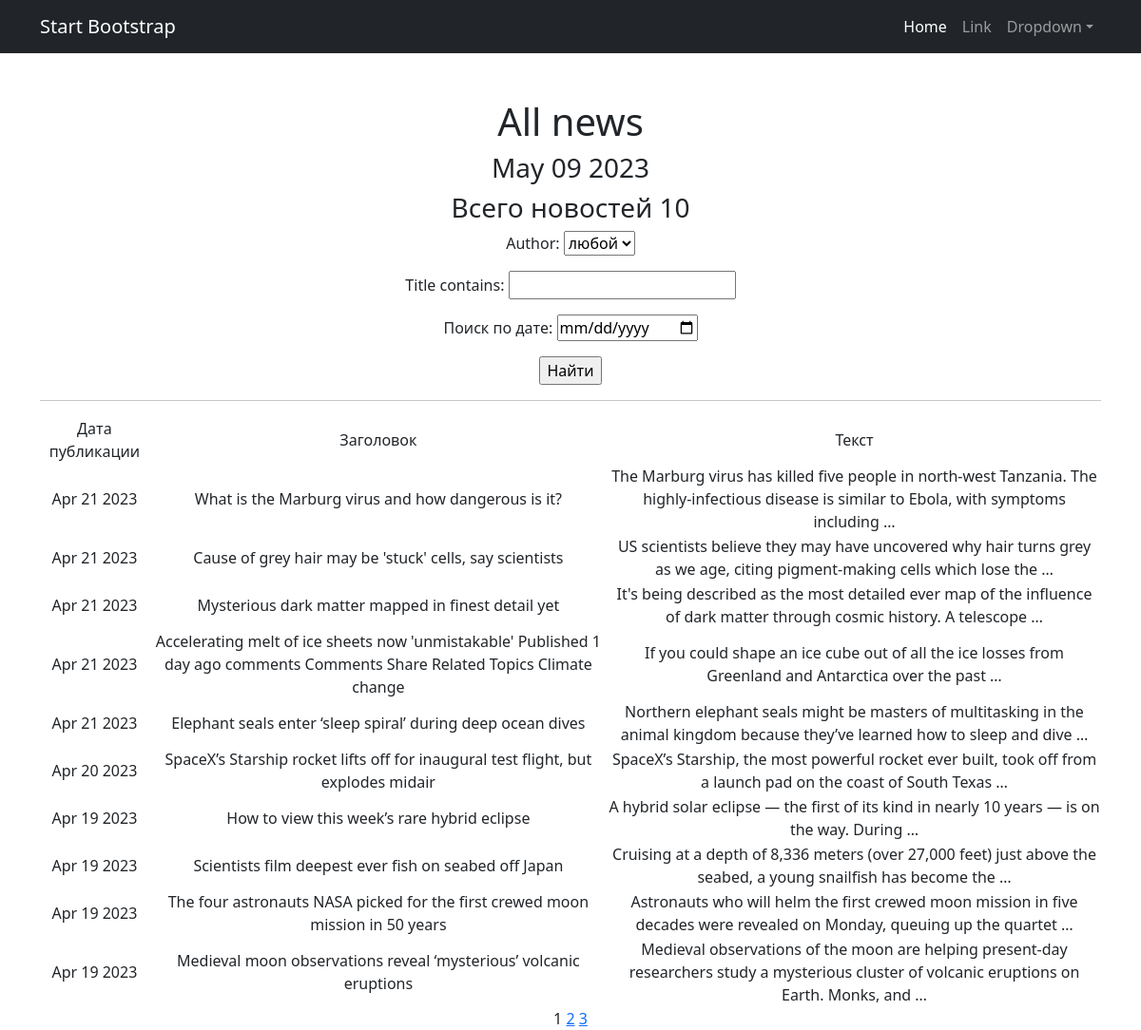
Page /news/ on the committed database.
### news_portal/models.py (models this page shows, shortened)
class Post(models.Model):
    news = "NS"
    article = "AC"
    TYPE = [
        (news, 'News'),
        (article, 'Article')
    ]
    author = models.ForeignKey("Author", on_delete=models.CASCADE)
    type = models.CharField(max_length=2, choices=TYPE, default=news)
    post_time_in = models.DateTimeField(auto_now_add=True)
    category = models.ManyToManyField("Category", through="PostCategory")
    title = models.CharField(max_length=255)
    post_text = models.TextField()
    post_rating = models.FloatField(default=0.0)

### news_portal/views.py (the view)
# urls.py: path('', (NewsList.as_view()), name='news_list'),
class NewsList(ListView):
    model = Post
    ordering = '-post_time_in'
    template_name = 'news.html'
    context_object_name = 'news'
    paginate_by = 10
    def get_queryset(self):
        queryset = super().get_queryset()
        self.filterset = PostFilter(self.request.GET, queryset)
        return self.filterset.qs
    def get_context_data(self, **kwargs):
        context = super().get_context_data(**kwargs)
        context['filterset'] = self.filterset
        return context

### news_portal/models.py (called while the page is built)
    def __str__(self):
        return self.user.username

### news_portal/templatetags/news_filters.py (called while the page is built)
@register.filter()
def cenzor(value):
    mat = ['idiot', 'fizz', 'nasty', 'euro']
    word = ''
    text = value.split()
    for i in range(len(text)):
        for j in mat:
            if j in text[i].lower():
                for c in (text[i]):
                    word += '*' if c.isalpha() else c
                    text[i] = text[i][0] + word
    return ' '.join(text)

### news_portal/templatetags/news_tags.py (called while the page is built)
@register.simple_tag()
def current_time(format_string='%b %d %Y'):
   return datetime.utcnow().strftime(format_string)

@register.simple_tag(takes_context=True)
def url_replace(context, **kwargs):
   d = context['request'].GET.copy()
   for k, v in kwargs.items():
       d[k] = v
   return d.urlencode()

### templates/news.html (shortened to what this page needs)
{% extends 'flatpages/default.html' %}
{% load news_filters %}
{% load news_tags %}
{% block content %}
    <h1>All news</h1>
    <h3>{% current_time '%b %d %Y' %}</h3>
    <h3>Всего новостей {{ news | length }}</h3>
    <form action="" method="get">
        {{ filterset.form.as_p }}
        <input type="submit" value="Найти" />
    </form>
    <hr>
    {% if news %}
       <table>
           <tr>
               <td>Дата публикации</td>
               <td>Заголовок</td>
               <td>Текст</td>
           </tr>
           {% for post in news %}
           <tr>
               <td>{{ post.post_time_in | date:'M d Y' }}</td>
               <td>{{ post.title | cenzor }}</td>
               <td>{{ post.post_text | truncatewords:20 | cenzor }}</td>
           </tr>
           {% endfor %}
       </table>
   {% else %}
       <h2>Актульных новостей нет</h2>
   {% endif %}
   {{ page_obj.number }}
   {% if page_obj.has_next %}
       <a href="?{% url_replace page=page_obj.next_page_number %}">{{ page_obj.next_page_number }}</a>
       {% if paginator.num_pages != page_obj.next_page_number %}
           <a href="?{% url_replace page=page_obj.paginator.num_pages %}">{{ page_obj.paginator.num_pages }}</a>
       {% endif %}
   {% endif %}
{% endblock content %}

### rows in the picture
Post: post_time_in "Apr 21 2023", title|cenzor "What is the Marburg virus and how dangerous is it?", post_text|cenzor "The Marburg virus has killed five people in north-west Tanzania. The highly-infectious disease is similar to Ebola, with symptoms including …"
Post: post_time_in "Apr 21 2023", title|cenzor "Cause of grey hair may be 'stuck' cells, say scientists", post_text|cenzor "US scientists believe they may have uncovered why hair turns grey as we age, citing pigment-making cells which lose the …"
Post: post_time_in "Apr 21 2023", title|cenzor "Mysterious dark matter mapped in finest detail yet", post_text|cenzor "It's being described as the most detailed ever map of the influence of dark matter through cosmic history. A telescope …"
Post: post_time_in "Apr 21 2023", title|cenzor "Accelerating melt of ice sheets now 'unmistakable' Published 1 day ago comments Comments Share Related Topics Climate change", post_text|cenzor "If you could shape an ice cube out of all the ice losses from Greenland and Antarctica over the past …"
Post: post_time_in "Apr 21 2023", title|cenzor "Elephant seals enter ‘sleep spiral’ during deep ocean dives", post_text|cenzor "Northern elephant seals might be masters of multitasking in the animal kingdom because they’ve learned how to sleep and dive …"
Post: post_time_in "Apr 20 2023", title|cenzor "SpaceX’s Starship rocket lifts off for inaugural test flight, but explodes midair", post_text|cenzor "SpaceX’s Starship, the most powerful rocket ever built, took off from a launch pad on the coast of South Texas …"
Post: post_time_in "Apr 19 2023", title|cenzor "How to view this week’s rare hybrid eclipse", post_text|cenzor "A hybrid solar eclipse — the first of its kind in nearly 10 years — is on the way. During …"
Post: post_time_in "Apr 19 2023", title|cenzor "Scientists film deepest ever fish on seabed off Japan", post_text|cenzor "Cruising at a depth of 8,336 meters (over 27,000 feet) just above the seabed, a young snailfish has become the …"
Post: post_time_in "Apr 19 2023", title|cenzor "The four astronauts NASA picked for the first crewed moon mission in 50 years", post_text|cenzor "Astronauts who will helm the first crewed moon mission in five decades were revealed on Monday, queuing up the quartet …"
Post: post_time_in "Apr 19 2023", title|cenzor "Medieval moon observations reveal ‘mysterious’ volcanic eruptions", post_text|cenzor "Medieval observations of the moon are helping present-day researchers study a mysterious cluster of volcanic eruptions on Earth. Monks, and …"

### other values in the picture
{{ news | length }} "10"
{{ page_obj.number }} "1"
{{ page_obj.next_page_number }} "2"
{{ page_obj.paginator.num_pages }} "3"
